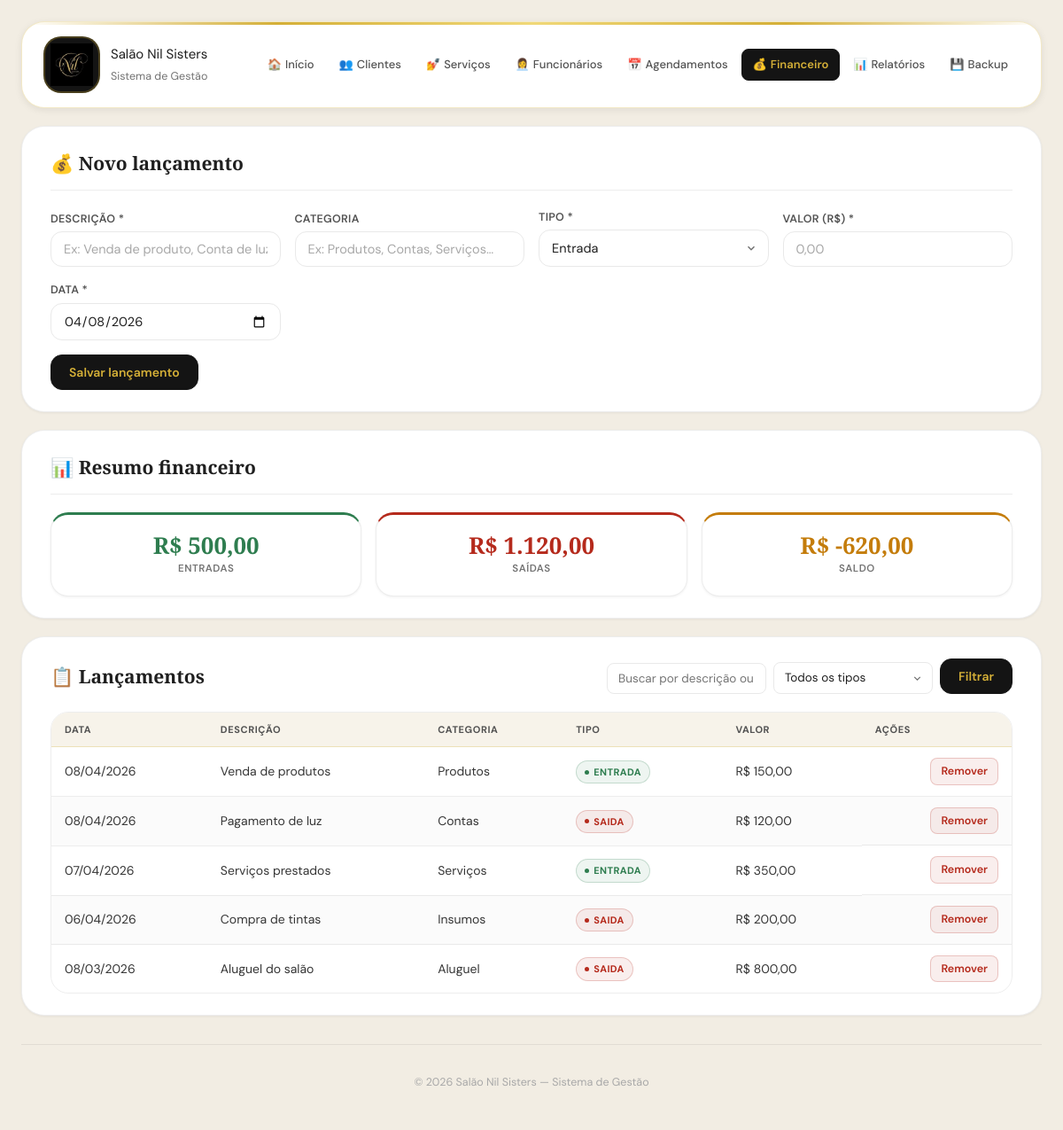
/financeiro.php, run on the app's committed database.
### tables this page shows
CREATE TABLE IF NOT EXISTS financeiro (
    id INT AUTO_INCREMENT PRIMARY KEY,
    descricao VARCHAR(255) NOT NULL,
    categoria VARCHAR(100) NULL,
    valor DECIMAL(10,2) NOT NULL,
    tipo ENUM('entrada', 'saida') NOT NULL,
    data DATE NOT NULL,
    data_cadastro TIMESTAMP DEFAULT CURRENT_TIMESTAMP,

     
    INDEX idx_tipo_fin (tipo),
    INDEX idx_data_fin (data),
    INDEX idx_categoria_fin (categoria),
    INDEX idx_data_cad_fin (data_cadastro)
);

### conexao.php (called while the page is built, shortened)
<?php
class Database
{
    private static ?Database $instance = null;
    private PDO $pdo;
    private function __construct()
    {
        $dsn = sprintf('mysql:host=%s;dbname=%s;charset=%s', DB_HOST, DB_NAME, DB_CHARSET);
        try {
            $this->pdo = new PDO($dsn, DB_USER, DB_PASS, [
                PDO::ATTR_ERRMODE            => PDO::ERRMODE_EXCEPTION,
                PDO::ATTR_DEFAULT_FETCH_MODE => PDO::FETCH_ASSOC,
                PDO::ATTR_EMULATE_PREPARES   => false,
            ]);
        } catch (PDOException $e) {
            error_log('DB connection failed: ' . $e->getMessage());
            die('Erro de conexão com o banco de dados. Verifique as configurações em config.php.');
        }
    }
    public static function getInstance(): self
    {
        if (self::$instance === null) {
            self::$instance = new self();
        }
        return self::$instance;
    }
    public function query(string $sql, array $params = []): PDOStatement|false
    {
        try {
            $stmt = $this->pdo->prepare($sql);
            $stmt->execute($params);
            return $stmt;
        } catch (PDOException $e) {
            error_log('Query error: ' . $e->getMessage() . ' | SQL: ' . $sql);
            return false;
        }
    }
    public function fetchOne(string $sql, array $params = []): ?array
    {
        $stmt = $this->query($sql, $params);
        $row  = $stmt ? $stmt->fetch() : false;
        return $row ?: null;
    }
    public function fetchAll(string $sql, array $params = []): array
    {
        $stmt = $this->query($sql, $params);
        return $stmt ? $stmt->fetchAll() : [];
    }
}
$db = Database::getInstance();
function sanitizeInput(mixed $value): string
{
    return trim((string) $value);
}
function h(mixed $value): string
{
    return htmlspecialchars((string) $value, ENT_QUOTES | ENT_SUBSTITUTE, 'UTF-8');
}
function formatCurrency(float $value): string
{
    return 'R$ ' . number_format($value, 2, ',', '.');
}
function formatDate(string $date, string $format = 'd/m/Y'): string
{
    return $date ? date($format, strtotime($date)) : '';
}

### financeiro.php (the view, shortened to what this page needs)
<?php
require_once 'conexao.php';
$totais   = $db->fetchOne("SELECT
    COALESCE(SUM(CASE WHEN tipo='entrada' THEN valor END),0) AS entradas,
    COALESCE(SUM(CASE WHEN tipo='saida'   THEN valor END),0) AS saidas
    FROM financeiro");
$entradas = (float)($totais['entradas'] ?? 0);
$saidas   = (float)($totais['saidas']   ?? 0);
$saldo    = $entradas - $saidas;
$search      = sanitizeInput($_GET['search'] ?? '');
$tipoFiltro  = sanitizeInput($_GET['tipo']   ?? '');
$page        = max(1, (int)($_GET['page'] ?? 1));
$offset      = ($page - 1) * ITEMS_PER_PAGE;
$params      = [];
$where       = 'WHERE 1=1';
$lancamentos= $db->fetchAll(
    "SELECT * FROM financeiro $where ORDER BY data DESC, data_cadastro DESC LIMIT ? OFFSET ?",
    array_merge($params, [ITEMS_PER_PAGE, $offset])
);
include 'header.php';
?>
<section class="panel">
    <h2>💰 Novo lançamento</h2>
    <form method="POST" class="form-grid" novalidate>
        <label>Descrição *
            <input type="text" name="descricao" required maxlength="255"
                   placeholder="Ex: Venda de produto, Conta de luz…">
        </label>
        <label>Categoria
            <input type="text" name="categoria" maxlength="100"
                   placeholder="Ex: Produtos, Contas, Serviços…">
        </label>
        <label>Tipo *
            <select name="tipo" required>
                <option value="entrada">Entrada</option>
            </select>
        </label>
        <label>Valor (R$) *
            <input type="number" name="valor" required min="0.01" step="0.01" placeholder="0,00">
        </label>
        <label>Data *
            <input type="date" name="data" required value="<?= date('Y-m-d') ?>">
        </label>
        <div class="form-actions">
            <button type="submit" name="salvar" class="btn">Salvar lançamento</button>
        </div>
    </form>
</section>
<section class="panel">
    <h2>📊 Resumo financeiro</h2>
    <div class="dashboard-grid">
        <div class="card success">
            <strong><?= formatCurrency($entradas) ?></strong>
            <span>Entradas</span>
        </div>
        <div class="card danger">
            <strong><?= formatCurrency($saidas) ?></strong>
            <span>Saídas</span>
        </div>
        <div class="card <?= $saldo >= 0 ? 'info' : 'warning' ?>">
            <strong><?= formatCurrency($saldo) ?></strong>
            <span>Saldo</span>
        </div>
    </div>
</section>
<section class="panel">
    <div class="panel-header">
        <h2>📋 Lançamentos</h2>
        <form method="GET" class="search-form">
            <input type="text" name="search" placeholder="Buscar por descrição ou categoria…"
                   value="<?= h($search) ?>">
            <select name="tipo">
                <option value="">Todos os tipos</option>
            </select>
            <button type="submit" class="btn">Filtrar</button>
        </form>
    </div>
    <?php if (empty($lancamentos)): ?>
        <p class="empty-state">Nenhum lançamento encontrado.</p>
    <?php else: ?>
        <div class="table-wrapper">
            <table>
                <thead>
                    <tr><th>Data</th><th>Descrição</th><th>Categoria</th><th>Tipo</th><th>Valor</th><th>Ações</th></tr>
                </thead>
                <tbody>
                    <?php foreach ($lancamentos as $l): ?>
                    <tr>
                        <td><?= formatDate($l['data']) ?></td>
                        <td><?= h($l['descricao']) ?></td>
                        <td><?= h($l['categoria'] ?? '—') ?></td>
                        <td><span class="status status-<?= h($l['tipo']) ?>"><?= ucfirst(h($l['tipo'])) ?></span></td>
                        <td><?= formatCurrency((float)$l['valor']) ?></td>
                        <td class="actions">
                            <a href="?delete=<?= $l['id'] ?>&search=<?= urlencode($search) ?>&tipo=<?= urlencode($tipoFiltro) ?>&page=<?= $page ?>"
                               onclick="return confirm('Remover este lançamento?')"
                               class="btn-small btn-danger">Remover</a>
                        </td>
                    </tr>
                    <?php endforeach; ?>
                </tbody>
            </table>
        </div>
    <?php endif; ?>
</section>
<?php include 'footer.php'; ?>

### data on the page
financeiro: data "08/04/2026", descricao "Venda de produtos", categoria "Produtos", tipo "ENTRADA", valor "R$ 150,00"
financeiro: data "08/04/2026", descricao "Pagamento de luz", categoria "Contas", tipo "SAIDA", valor "R$ 120,00"
financeiro: data "07/04/2026", descricao "Serviços prestados", categoria "Serviços", tipo "ENTRADA", valor "R$ 350,00"
financeiro: data "06/04/2026", descricao "Compra de tintas", categoria "Insumos", tipo "SAIDA", valor "R$ 200,00"
financeiro: data "08/03/2026", descricao "Aluguel do salão", categoria "Aluguel", tipo "SAIDA", valor "R$ 800,00"

### other printed values
APP_NAME "Salão Nil Sisters"
$icon "🏠"
$label "Início"
$icon "👥"
$label "Clientes"
$icon "💅"
$label "Serviços"
$icon "👩‍💼"
$label "Funcionários"
$icon "📅"
$label "Agendamentos"
$icon "💰"
$label "Financeiro"
$icon "📊"
$label "Relatórios"
